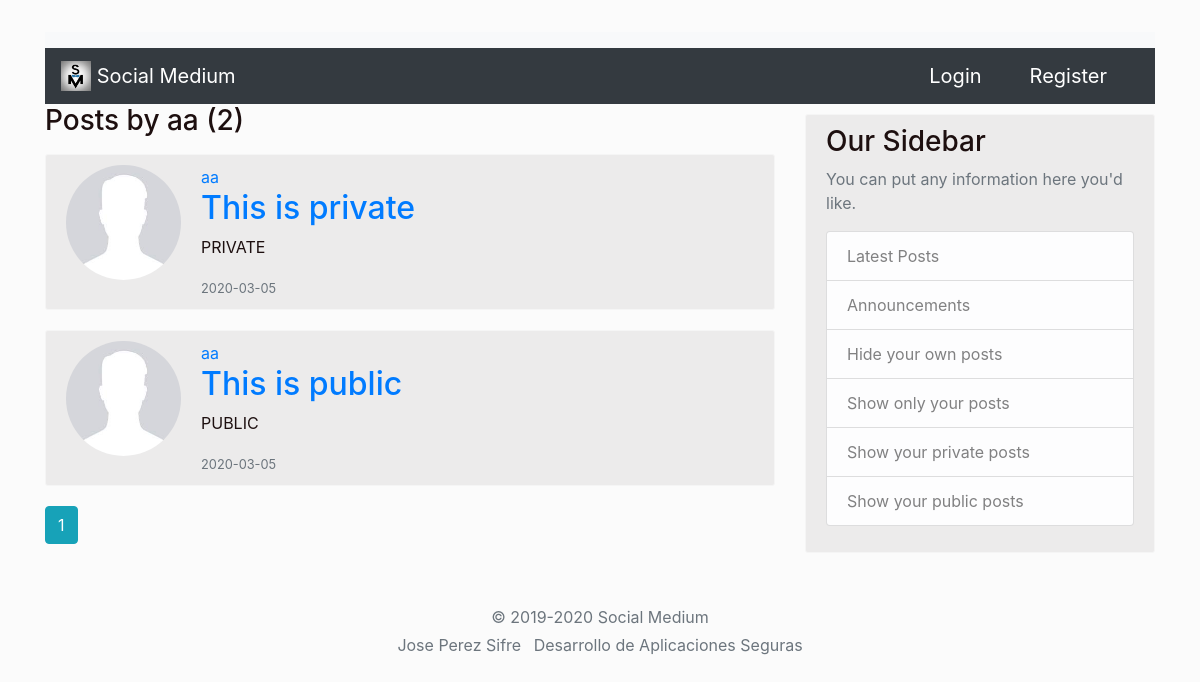
Screenshot of /user/aa with the database file from the repository.
### medium/models.py (models this page shows, shortened)
class User(db.Model, UserMixin):
    id = db.Column(db.Integer, primary_key=True)
    username = db.Column(db.String(25), unique=True, nullable=False)
    email = db.Column(db.String(100), unique=True, nullable=False)
    image_file = db.Column(db.String(20), nullable=False, default='default.jpg')
    password = db.Column(db.String(60), nullable=False)
    otp_secret = db.Column(db.String(16))
    posts = db.relationship('Post', cascade="all,delete", backref='author', lazy=True)

class Post(db.Model):
    id = db.Column(db.Integer, primary_key=True)
    title = db.Column(db.String(100), nullable=False)
    date_posted = db.Column(db.DateTime, nullable=False, default=datetime.utcnow)
    content = db.Column(db.Text, nullable=False)
    public = db.Column(db.Boolean, nullable=False, default=False)
    user_id = db.Column(db.Integer, db.ForeignKey('user.id'), nullable=False)

### medium/users/routes.py (the view)
@users.route('/user/<string:username>')
def user_post(username):
    page = request.args.get('page', 1, type=int)
    user = User.query.filter_by(username=username).first_or_404()
    posts = Post.query.filter_by(author=user)\
            .order_by(Post.date_posted.desc()).paginate(page=page, per_page=4)
    return render_template('user_post.html', posts = posts, user=user)

### medium/templates/user_post.html
{% extends "base.html" %}
{% block content %}
<h3 class="mb-3">Posts by {{ user.username }} ({{ posts.total }})</h3>
{% for post in posts.items %}
<article class="media content-section">
    <img class="rounded-circle account-imgSize" src="{{ url_for('static', filename='profilePictures/' + post.author.image_file) }}">
      <div class="media-body">
    <div class="article-metadata">
      <a class="mr-2" href="{{ url_for('users.user_post', username=post.author.username) }}">{{ post.author.username }}</a>
    </div>
    <h2><a class="article-title" href="{{ url_for('posts.post', post_id=post.id) }}">{{ post.title }}</a></h2>
    <p class="article-content">{{ post.content }}</p>
    <small class="text-muted">{{ post.date_posted.strftime('%Y-%m-%d') }}</small>
  </div>
</article>
{% endfor %}
{% for page_num in posts.iter_pages(left_edge=1, right_edge=1, left_current=1, right_current=1) %}
      {% if page_num %}
        {% if posts.page == page_num %}
          <a class="btn btn-info mb-4" href="{{ url_for('users.user_post', username=user.username, page=page_num) }}">{{ page_num }}</a>
        {% else %}
          <a class="btn btn-outline-info mb-4" href="{{ url_for('users.user_post', username=user.username, page=page_num) }}">{{ page_num }}</a>
        {% endif %}
      {% else %}
        ...
      {% endif %}
    {% endfor %}
{% endblock content %}

### medium/templates/base.html (shortened to what this page needs)
<!DOCTYPE html>
<html lang="en">
<head>
  <link rel="stylesheet" href="https://stackpath.bootstrapcdn.com/bootstrap/4.4.1/css/bootstrap.min.css"
>
  <link rel="stylesheet" href="{{ url_for('static', filename='main.css') }}">
</head>
<body>
  <div class="container">
    <nav class="navbar navbar-light bg-light"></nav>
    <nav class="navbar navbar-dark bg-dark">
        <a class="navbar-brand" href="{{ url_for('main.home') }}">
            <img src="{{ url_for('static', filename='favicon.ico') }}" width="30" height="30" class="d-inline-block align-top" alt="">
            Social Medium
          </a>
      {% if current_user.is_authenticated %}
      <form class="form-inline">
        <a class="nav-item nav-link navbar-brand" href="{{ url_for('posts.new_post') }}">New Post</a>
        <a class="nav-item nav-link navbar-brand" href="{{ url_for('users.account') }}">Account</a>
        <a class="nav-item nav-link navbar-brand" href="{{ url_for('users.logout') }}">Logout</a>
      </form>
      {% else %}
        <form class="form-inline">
          <a class="nav-item nav-link navbar-brand" href="{{ url_for('users.login') }}">Login</a>
          <a class="nav-item nav-link navbar-brand" href="{{ url_for('users.register') }}">Register</a>
        </form>
      {% endif %}
    </nav>
  </div>
  <main role="main" class="container">
    <div class="row">
      <div class="col-md-8">
        {% block content %}{% endblock %}
      </div>
      <div class="col-md-4">
        <div class="content-section">
          <h3>Our Sidebar</h3>
          <p class='text-muted'>You can put any information here you'd like.
            <ul class="list-group">
              <li class="list-group-item list-group-item-light">Latest Posts</li>
              <li class="list-group-item list-group-item-light">Announcements</li>
              <li class="list-group-item list-group-item-light">Hide your own posts</li>
              <li class="list-group-item list-group-item-light">Show only your posts</li>
              <li class="list-group-item list-group-item-light">Show your private posts</li>
              <li class="list-group-item list-group-item-light">Show your public posts</li>
            </ul>
          </p>
        </div>
      </div>
    </div>
  </main>
  <footer class="my-3 pt-3 text-muted text-center text-small">
    <p class="mb-1">&copy; 2019-2020 Social Medium</p>
    <ul class="list-inline">
      <li class="list-inline-item">
        <p>Jose Perez Sifre</p>
      </li>
      <li class="list-inline-item">
        <p>Desarrollo de Aplicaciones Seguras</p>
      </li>
    </ul>
  </footer>
</body>
</html>

### medium/static/main.css (style rules this page uses)
.content-section { background: #ecebeb; padding: 10px 20px; border: 1px solid #f5f5f5; border-radius: 3px; margin-bottom: 20px; margin-top: 10px; }
body { background-color: #fbfbfb; color: #1d0f0f; margin-top: 2rem; }
.account-imgSize { height: 115px; width: 115px; margin-right: 20px; margin-bottom: 16px; }

### rows the page displays
User: username "aa"
Post: image_file (placeholder picture), author.username "aa", title "This is private", content "PRIVATE", date_posted "2020-03-05"
Post: image_file (placeholder picture), author.username "aa", title "This is public", content "PUBLIC", date_posted "2020-03-05"

### other values shown
{{ posts.total }} "2"
{{ page_num }} "1"
